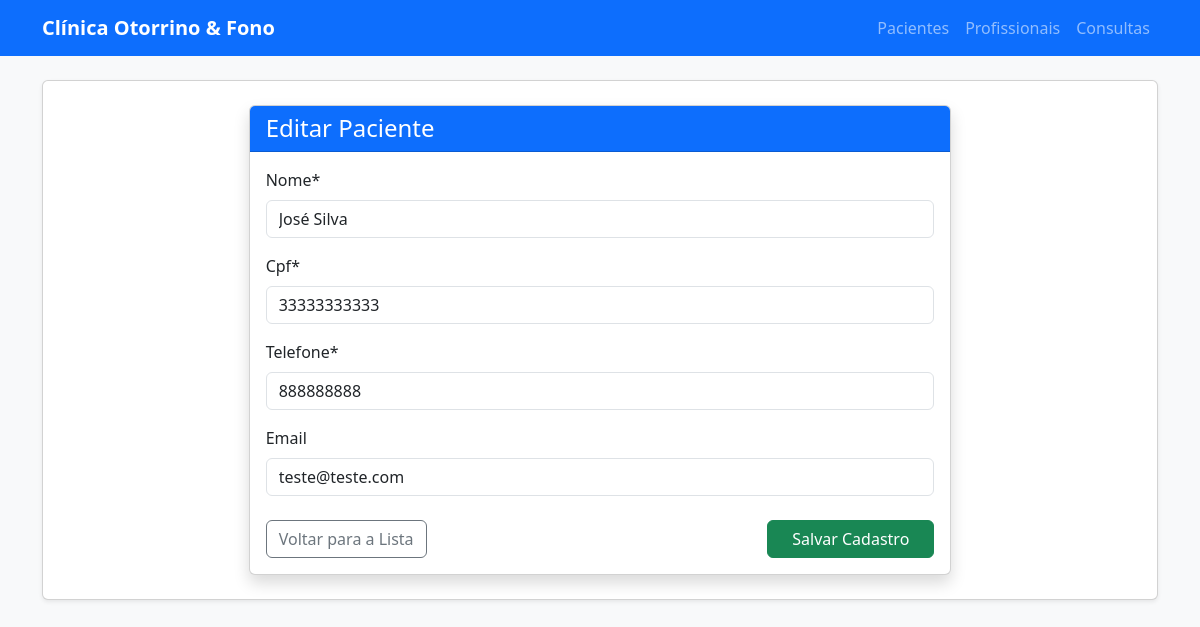
The page /logica/pacientes/editar/2/ on the database its author committed.
### logica/models.py (models this page shows, shortened)
class Paciente (models.Model):
    nome = models.CharField(max_length=100)
    cpf = models.CharField(max_length=14)
    telefone = models.CharField(max_length=15)
    email = models.EmailField(blank=True, null=True)

### logica/views.py (the view)
# urls.py: path('pacientes/editar/<int:id>/',views.editar_paciente, name='editar_paciente'),
def editar_paciente(request,id):
    paciente = get_object_or_404(Paciente, id=id)
    if request.method == 'POST':
        form = PacienteForm(request.POST, instance=paciente)
        if form.is_valid():
            form.save()
            return redirect('paciente_list')
    else:
        form = PacienteForm(instance=paciente) # esse instance preenche automaticamente
    return render(request, 'logica/paciente_form.html', {'form': form, 'titulo': 'Editar'})

### logica/forms.py
class PacienteForm(forms.ModelForm):
    class Meta:
        model = Paciente
        fields = ['nome', 'cpf', 'telefone', 'email']

### logica/templates/logica/paciente_form.html (shortened to what this page needs)
{% extends 'logica/base.html' %}
{% load crispy_forms_tags %}
{% block content %}
<div class="row justify-content-center">
    <div class="col-md-8">
        <div class="card shadow">
            <div class="card-header bg-primary text-white">
                <h4 class="mb-0">{{ titulo }} Paciente</h4>
            </div>
            <div class="card-body">
                <form method="post">
                    {{ form|crispy }}
                    <div class="mt-4 d-flex justify-content-between">
                        <a href="{% url 'paciente_list' %}" class="btn btn-outline-secondary">
                            Voltar para a Lista
                        </a>
                        <button type="submit" class="btn btn-success px-4">
                            Salvar Cadastro
                        </button>
                    </div>
                </form>
            </div>
        </div>
    </div>
</div>
{% endblock %}

### rows shown on the page
Paciente: nome "José Silva", cpf "33333333333", telefone "888888888", email "teste@teste.com"

### other values the page prints
{{ titulo }} "Editar"
